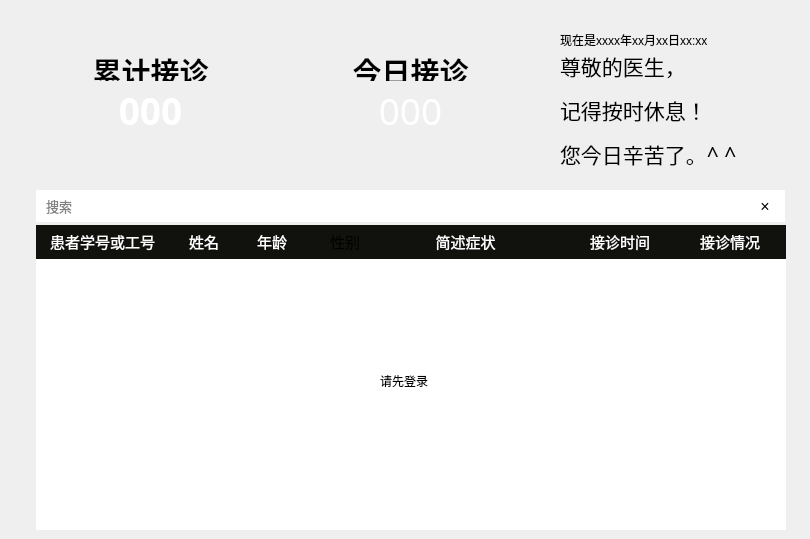
    <widget class="QWidget" name="searchWidget">
     <property name="styleSheet">
      <string notr="true">#searchWidget
{
	background:#2D2D2D;
}</string>
     </property>
     <widget class="QLabel" name="label_4">
      <property name="geometry">
       <rect>
        <x>36</x>
        <y>30</y>
        <width>238</width>
        <height>136</height>
       </rect>
      </property>
      <property name="text">
       <string/>
      </property>
      <property name="pixmap">
       <pixmap resource="resources.qrc">:/Images/empcardbg.png</pixmap>
      </property>
      <property name="scaledContents">
       <bool>true</bool>
      </property>
     </widget>
     <widget class="QLabel" name="label_5">
      <property name="geometry">
       <rect>
        <x>296</x>
        <y>30</y>
        <width>238</width>
        <height>136</height>
       </rect>
      </property>
      <property name="text">
       <string/>
      </property>
      <property name="pixmap">
       <pixmap resource="resources.qrc">:/Images/attendancebg.png</pixmap>
      </property>
      <property name="scaledContents">
       <bool>true</bool>
      </property>
     </widget>
     <widget class="QLabel" name="label_7">
      <property name="geometry">
       <rect>
        <x>40</x>
        <y>50</y>
        <width>221</width>
        <height>31</height>
       </rect>
      </property>
      <property name="font">
       <font>
        <family>华文中宋</family>
        <pointsize>9</pointsize>
        <italic>false</italic>
        <bold>false</bold>
       </font>
      </property>
      <property name="styleSheet">
       <string notr="true">font: 9pt &quot;华文中宋&quot;;</string>
      </property>
      <property name="text">
       <string>&lt;html&gt;&lt;head/&gt;&lt;body&gt;&lt;p align=&quot;center&quot;&gt;&lt;span style=&quot; font-size:22pt; font-weight:700;&quot;&gt;累计接诊&lt;/span&gt;&lt;/p&gt;&lt;/body&gt;&lt;/html&gt;</string>
      </property>
     </widget>
     <widget class="QLabel" name="empLabel">
      <property name="geometry">
       <rect>
        <x>60</x>
        <y>80</y>
        <width>181</width>
        <height>61</height>
       </rect>
      </property>
      <property name="font">
       <font>
        <family>华文中宋</family>
        <pointsize>28</pointsize>
        <italic>false</italic>
        <bold>false</bold>
       </font>
      </property>
      <property name="styleSheet">
       <string notr="true">#empLabel
{
	color:white;
	font-weight:bold;
	font: 28pt &quot;华文中宋&quot;;

}</string>
      </property>
      <property name="text">
       <string>&lt;html&gt;&lt;head/&gt;&lt;body&gt;&lt;p align=&quot;center&quot;&gt;&lt;span style=&quot; font-size:28pt; color:#ffffff;&quot;&gt;000&lt;/span&gt;&lt;/p&gt;&lt;/body&gt;&lt;/html&gt;</string>
      </property>
      <property name="alignment">
       <set>Qt::AlignmentFlag::AlignCenter</set>
      </property>
     </widget>
     <widget class="QLabel" name="deptLabel">
      <property name="geometry">
       <rect>
        <x>320</x>
        <y>80</y>
        <width>181</width>
        <height>61</height>
       </rect>
      </property>
      <property name="font">
       <font>
        <family>华文中宋</family>
        <pointsize>28</pointsize>
        <italic>false</italic>
        <bold>false</bold>
       </font>
      </property>
      <property name="styleSheet">
       <string notr="true">color:white;
	font: 28pt &quot;华文中宋&quot;;
</string>
      </property>
      <property name="text">
       <string>&lt;html&gt;&lt;head/&gt;&lt;body&gt;&lt;p align=&quot;center&quot;&gt;&lt;span style=&quot; font-size:28pt; color:#ffffff;&quot;&gt;000&lt;/span&gt;&lt;/p&gt;&lt;/body&gt;&lt;/html&gt;</string>
      </property>
      <property name="alignment">
       <set>Qt::AlignmentFlag::AlignCenter</set>
      </property>
     </widget>
     <widget class="QLabel" name="label_10">
      <property name="geometry">
       <rect>
        <x>300</x>
        <y>50</y>
        <width>221</width>
        <height>31</height>
       </rect>
      </property>
      <property name="font">
       <font>
        <family>华文中宋</family>
        <pointsize>22</pointsize>
        <italic>false</italic>
        <bold>false</bold>
       </font>
      </property>
      <property name="styleSheet">
       <string notr="true">font: 22pt &quot;华文中宋&quot;;</string>
      </property>
      <property name="text">
       <string>&lt;html&gt;&lt;head/&gt;&lt;body&gt;&lt;p align=&quot;center&quot;&gt;&lt;span style=&quot; font-weight:700;&quot;&gt;今日接诊&lt;/span&gt;&lt;/p&gt;&lt;/body&gt;&lt;/html&gt;</string>
      </property>
     </widget>
     <widget class="QLabel" name="label_12">
      <property name="geometry">
       <rect>
        <x>560</x>
        <y>50</y>
        <width>241</width>
        <height>121</height>
       </rect>
      </property>
      <property name="font">
       <font>
        <family>华文中宋</family>
        <pointsize>16</pointsize>
        <italic>false</italic>
        <bold>false</bold>
       </font>
      </property>
      <property name="styleSheet">
       <string notr="true">font: 16pt &quot;华文中宋&quot;;</string>
      </property>
      <property name="text">
       <string>&lt;html&gt;&lt;head/&gt;&lt;body&gt;&lt;p&gt;尊敬的医生，&lt;/p&gt;&lt;p&gt;记得按时休息！&lt;/p&gt;&lt;p&gt;您今日辛苦了。^ ^&lt;/p&gt;&lt;/body&gt;&lt;/html&gt;</string>
      </property>
     </widget>
     <widget class="QLineEdit" name="searchTextBox">
      <property name="geometry">
       <rect>
        <x>36</x>
        <y>190</y>
        <width>711</width>
        <height>32</height>
       </rect>
      </property>
      <property name="font">
       <font>
        <pointsize>10</pointsize>
       </font>
      </property>
      <property name="styleSheet">
       <string notr="true">#searchTextBox
{
	padding-left:8px;
	border:none;
}</string>
      </property>
      <property name="placeholderText">
       <string>搜索</string>
      </property>
     </widget>
     <widget class="QPushButton" name="pushButton">
      <property name="geometry">
       <rect>
        <x>745</x>
        <y>190</y>
        <width>40</width>
        <height>32</height>
       </rect>
      </property>
      <property name="font">
       <font>
        <pointsize>12</pointsize>
       </font>
      </property>
      <property name="styleSheet">
       <string notr="true">#pushButton
{
	border:none;
	color:black;
background:white;
}
#pushButton:hover
{
	border:none;
	color:red;
background:white;
}</string>
      </property>
      <property name="text">
       <string>×</string>
      </property>
     </widget>
     <widget class="QTableView" name="tableView">
      <property name="geometry">
       <rect>
        <x>36</x>
        <y>259</y>
        <width>750</width>
        <height>271</height>
       </rect>
      </property>
      <property name="sizePolicy">
       <sizepolicy hsizetype="Fixed" vsizetype="Fixed">
        <horstretch>0</horstretch>
        <verstretch>0</verstretch>
       </sizepolicy>
      </property>
      <property name="focusPolicy">
       <enum>Qt::FocusPolicy::NoFocus</enum>
      </property>
      <property name="autoFillBackground">
       <bool>false</bool>
      </property>
      <property name="styleSheet">
       <string notr="true">        vertical-align: middle;
		font:  &quot;华文中宋&quot;;
    
</string>
      </property>
      <property name="frameShape">
       <enum>QFrame::Shape::NoFrame</enum>
      </property>
      <property name="horizontalScrollBarPolicy">
       <enum>Qt::ScrollBarPolicy::ScrollBarAlwaysOff</enum>
      </property>
      <property name="sizeAdjustPolicy">
       <enum>QAbstractScrollArea::SizeAdjustPolicy::AdjustIgnored</enum>
      </property>
      <property name="editTriggers">
       <set>QAbstractItemView::EditTrigger::NoEditTriggers</set>
      </property>
      <property name="tabKeyNavigation">
       <bool>false</bool>
      </property>
      <property name="showDropIndicator" stdset="0">
       <bool>false</bool>
      </property>
      <property name="dragDropOverwriteMode">
       <bool>false</bool>
      </property>
      <property name="alternatingRowColors">
       <bool>true</bool>
      </property>
      <property name="selectionMode">
       <enum>QAbstractItemView::SelectionMode::SingleSelection</enum>
      </property>
      <property name="selectionBehavior">
       <enum>QAbstractItemView::SelectionBehavior::SelectRows</enum>
      </property>
      <property name="textElideMode">
       <enum>Qt::TextElideMode::ElideNone</enum>
      </property>
      <property name="showGrid">
       <bool>false</bool>
      </property>
      <property name="gridStyle">
       <enum>Qt::PenStyle::NoPen</enum>
      </property>
      <property name="cornerButtonEnabled">
       <bool>false</bool>
      </property>
      <attribute name="horizontalHeaderVisible">
       <bool>false</bool>
      </attribute>
      <attribute name="horizontalHeaderMinimumSectionSize">
       <number>30</number>
      </attribute>
      <attribute name="horizontalHeaderDefaultSectionSize">
       <number>120</number>
      </attribute>
     </widget>
     <widget class="QLabel" name="label_8">
      <property name="geometry">
       <rect>
        <x>36</x>
        <y>225</y>
        <width>221</width>
        <height>34</height>
       </rect>
      </property>
      <property name="font">
       <font>
        <family>华文中宋</family>
        <pointsize>11</pointsize>
        <italic>false</italic>
        <bold>false</bold>
       </font>
      </property>
      <property name="styleSheet">
       <string notr="true">#label_8
{
	color:white;
	background:#11110E;
	padding-left:10px;
	font: 11pt &quot;华文中宋&quot;;

}</string>
      </property>
      <property name="text">
       <string>&lt;html&gt;&lt;head/&gt;&lt;body&gt;&lt;p&gt;患者学号或工号&lt;/p&gt;&lt;/body&gt;&lt;/html&gt;</string>
      </property>
     </widget>
     <widget class="QLabel" name="label_21">
      <property name="geometry">
       <rect>
        <x>180</x>
        <y>225</y>
        <width>81</width>
        <height>34</height>
       </rect>
      </property>
      <property name="font">
       <font>
        <family>华文中宋</family>
        <pointsize>11</pointsize>
        <italic>false</italic>
        <bold>false</bold>
       </font>
      </property>
      <property name="styleSheet">
       <string notr="true">#label_21
{
	color:white;
	background:#11110E;
	padding-left:5px;
	font: 11pt &quot;华文中宋&quot;;
}
</string>
      </property>
      <property name="text">
       <string>&lt;html&gt;&lt;head/&gt;&lt;body&gt;&lt;p&gt;姓名&lt;/p&gt;&lt;/body&gt;&lt;/html&gt;</string>
      </property>
     </widget>
     <widget class="QLabel" name="label_22">
      <property name="geometry">
       <rect>
        <x>250</x>
        <y>225</y>
        <width>131</width>
        <height>34</height>
       </rect>
      </property>
      <property name="font">
       <font>
        <family>华文中宋</family>
        <pointsize>11</pointsize>
        <italic>false</italic>
        <bold>false</bold>
       </font>
      </property>
      <property name="styleSheet">
       <string notr="true">#label_22
{
	color:white;
	background:#11110E;
	padding-left:3px;
	font: 11pt &quot;华文中宋&quot;;

}</string>
      </property>
      <property name="text">
       <string>&lt;html&gt;&lt;head/&gt;&lt;body&gt;&lt;p&gt;年龄&lt;/p&gt;&lt;/body&gt;&lt;/html&gt;</string>
      </property>
     </widget>
     <widget class="QLabel" name="label_23">
      <property name="geometry">
       <rect>
        <x>320</x>
        <y>225</y>
        <width>291</width>
        <height>34</height>
       </rect>
      </property>
      <property name="font">
       <font>
        <family>华文中宋</family>
        <pointsize>11</pointsize>
        <italic>false</italic>
        <bold>false</bold>
       </font>
      </property>
      <property name="styleSheet">
       <string notr="true">#label_23
{
	color:white;
	background:#11110E;
	font: 11pt &quot;华文中宋&quot;;

}</string>
      </property>
      <property name="text">
       <string>&lt;html&gt;&lt;head/&gt;&lt;body&gt;&lt;p align=&quot;center&quot;&gt;简述症状&lt;/p&gt;&lt;/body&gt;&lt;/html&gt;</string>
      </property>
     </widget>
     <widget class="QLabel" name="label_24">
      <property name="geometry">
       <rect>
        <x>590</x>
        <y>225</y>
        <width>141</width>
        <height>34</height>
       </rect>
      </property>
      <property name="font">
       <font>
        <family>华文中宋</family>
        <pointsize>11</pointsize>
        <italic>false</italic>
        <bold>false</bold>
       </font>
      </property>
      <property name="styleSheet">
       <string notr="true">#label_24
{
	color:white;
	background:#11110E;
	font: 11pt &quot;华文中宋&quot;;

}</string>
      </property>
      <property name="text">
       <string>&lt;html&gt;&lt;head/&gt;&lt;body&gt;&lt;p&gt;接诊时间&lt;/p&gt;&lt;/body&gt;&lt;/html&gt;</string>
      </property>
     </widget>
     <widget class="QLabel" name="label_25">
      <property name="geometry">
       <rect>
        <x>700</x>
        <y>225</y>
        <width>86</width>
        <height>34</height>
       </rect>
      </property>
      <property name="font">
       <font>
        <family>华文中宋</family>
        <pointsize>11</pointsize>
        <italic>false</italic>
        <bold>false</bold>
       </font>
      </property>
      <property name="styleSheet">
       <string notr="true">#label_25
{
	color:white;
	background:#11110E;
	font: 11pt &quot;华文中宋&quot;;

}</string>
      </property>
      <property name="text">
       <string>&lt;html&gt;&lt;head/&gt;&lt;body&gt;&lt;p&gt;接诊情况&lt;/p&gt;&lt;/body&gt;&lt;/html&gt;</string>
      </property>
     </widget>
     <widget class="QLabel" name="label_58">
      <property name="geometry">
       <rect>
        <x>560</x>
        <y>20</y>
        <width>241</width>
        <height>41</height>
       </rect>
      </property>
      <property name="styleSheet">
       <string notr="true">font: 16pt &quot;华文中宋&quot;;</string>
      </property>
      <property name="text">
       <string>&lt;html&gt;&lt;head/&gt;&lt;body&gt;&lt;p&gt;现在是xxxx年xx月xx日xx:xx&lt;/p&gt;&lt;/body&gt;&lt;/html&gt;</string>
      </property>
     </widget>
     <widget class="QLabel" name="label_59">
      <property name="geometry">
       <rect>
        <x>330</x>
        <y>225</y>
        <width>131</width>
        <height>34</height>
       </rect>
      </property>
      <property name="font">
       <font>
        <family>华文中宋</family>
        <pointsize>11</pointsize>
        <italic>false</italic>
        <bold>false</bold>
       </font>
      </property>
      <property name="styleSheet">
       <string notr="true">#label_22
{
	color:white;
	background:#11110E;
	padding-left:3px;
	font: 11pt &quot;华文中宋&quot;;

}</string>
      </property>
      <property name="text">
       <string>&lt;html&gt;&lt;head/&gt;&lt;body&gt;&lt;p&gt;性别&lt;/p&gt;&lt;/body&gt;&lt;/html&gt;</string>
      </property>
     </widget>
     <widget class="QLabel" name="labeltologin_3">
      <property name="geometry">
       <rect>
        <x>380</x>
        <y>360</y>
        <width>101</width>
        <height>41</height>
       </rect>
      </property>
      <property name="text">
       <string>请先登录</string>
      </property>
     </widget>
    </widget>
